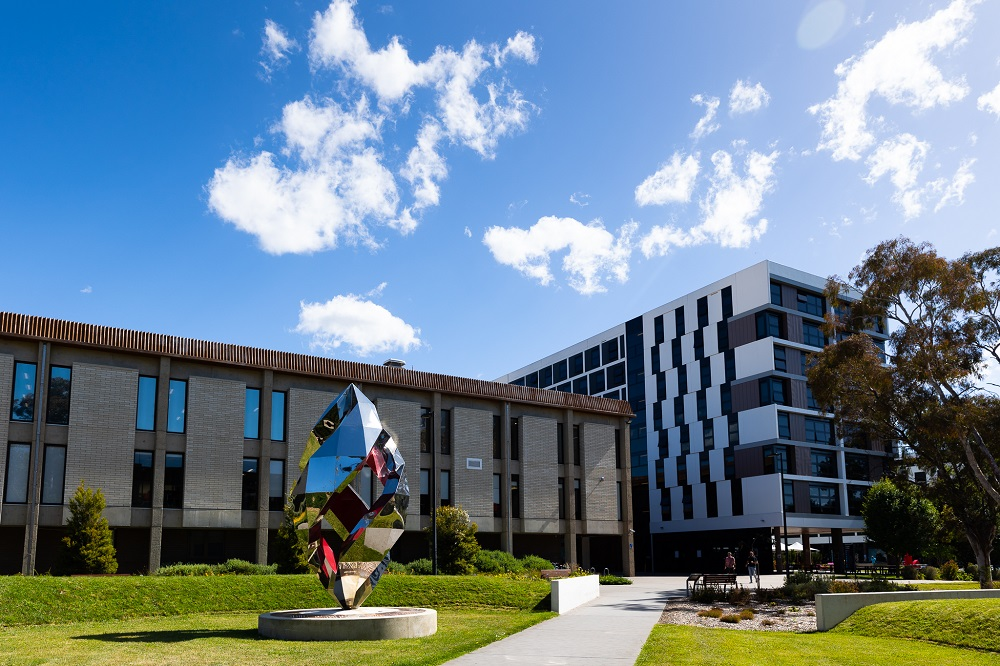
#> input picture example_image.jpg, 1000 x 666 px
$ jupyter execute intro.ipynb
#> lines starting #> are read from the running program, lines starting #| are printed output that depends on the picture
[cell 1]
import numpy as np
import matplotlib.image as mpimg
import matplotlib.pyplot as plt
import cv2

myImg = cv2.imread('example_image.jpg') #read image
#> myImg is the input picture: shape (666, 1000, 3); mean B, G, R 144.2, 128.6, 106.2
myImg_rgb = cv2.cvtColor(myImg, cv2.COLOR_BGR2RGB)  #turning to grgb

#plotting
plt.figure()
plt.imshow(myImg_rgb)
plt.axis('off')

[cell 2]
halfImg = cv2.resize(myImg_rgb, None, fx=0.5, fy=0.5)
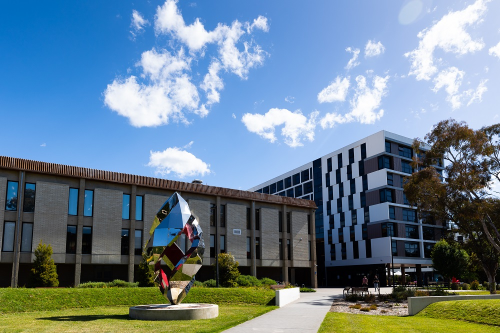
#> halfImg: shape (333, 500, 3); mean R, G, B 106.4, 128.7, 144.3
plt.figure()
plt.imshow(halfImg)
plt.axis('off')

[cell 3]
myImg_rgb.shape
#> Out = (666, 1000, 3)

[cell 4]
x = np.array([1, 23, -456, 66])
x.shape
#Create a column vector:
y = np.array([[1], [23], [-456], [66]])
y.shape
#Transpose a vector:
x.T

[cell 5]
r, g, b = myImg_rgb[:,:,0], myImg_rgb[:,:,1], myImg_rgb[:,:,2]
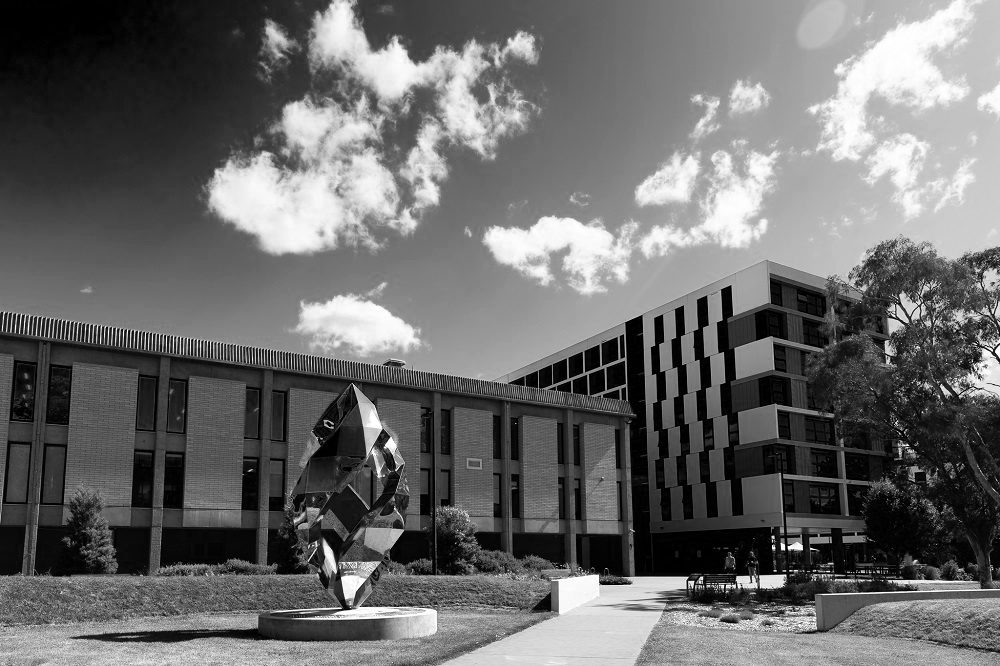
#> r: shape (666, 1000); min 0, max 255, mean 106.2
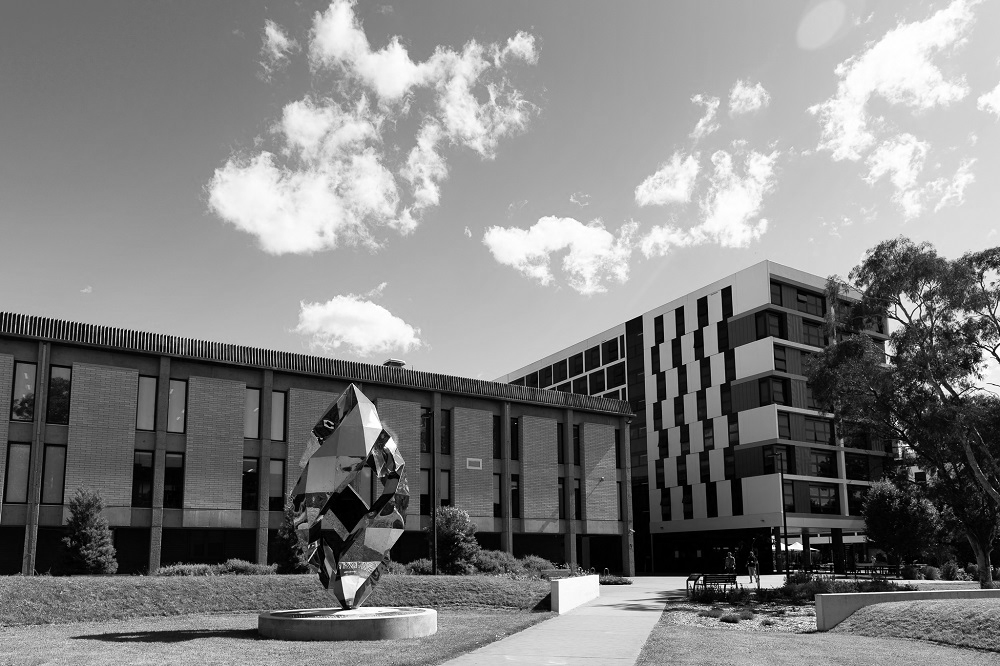
#> g: shape (666, 1000); min 0, max 255, mean 128.6
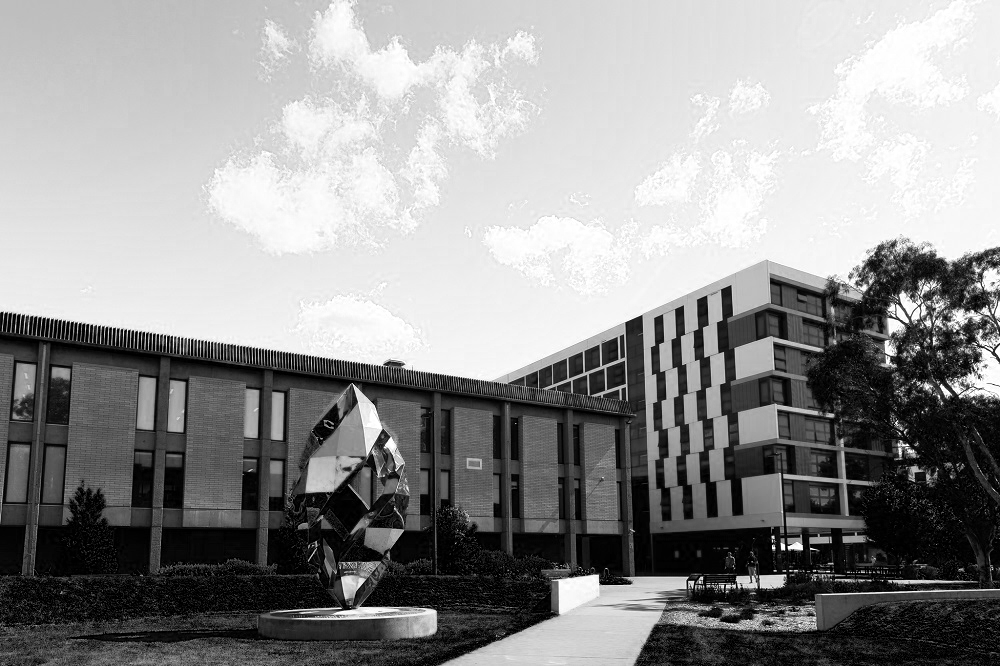
#> b: shape (666, 1000); min 0, max 255, mean 144.2

quart = cv2.resize(myImg_rgb, None, fx=0.25, fy=0.25)
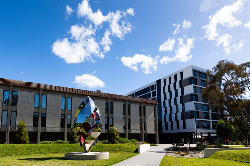
#> quart: shape (166, 250, 3); mean R, G, B 106.1, 128.6, 144.5

gray = cv2.cvtColor(quart, cv2.COLOR_RGB2GRAY) #gray values
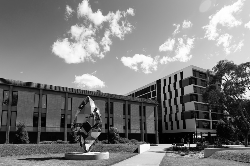
#> gray: shape (166, 250); min 0, max 254, mean 123.6

plt.figure()
plt.imshow(gray, cmap = 'gray') #this means gray
plt.axis('off')

[cell 6]
# Subplot example
plt.figure(7, figsize=(10, 6))
plt.subplot(2, 3, 1)
plt.imshow(myImg)
plt.title('Original Image')
plt.axis('off')
plt.subplot(2, 3, 2)
plt.imshow(quart)
plt.title('Resized Image')
plt.axis('off')
plt.subplot(2, 3, 3)
plt.imshow(r, cmap='gray')
plt.title('Red Channel')
plt.axis('off')
plt.subplot(2, 3, 4)
plt.imshow(gray, cmap='gray')
plt.title('Grayscale Image')
plt.axis('off')
plt.subplot(2, 3, 5)
plt.imshow(g, cmap='gray')

plt.title('Green Channel')
plt.axis('off')
plt.subplot(2, 3, 6)
plt.imshow(b, cmap='gray')
plt.title('Blue Channel')
plt.axis('off')
plt.tight_layout()
plt.show()
#> figure, not shown here; B, G, R data is drawn as R, G, B

$ run again, with DINGO3_Frame0.jpg copied over example_image.jpg
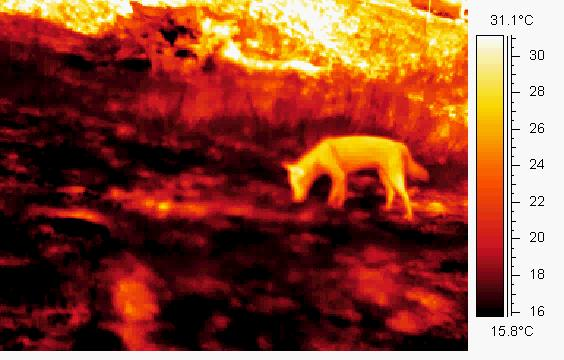
#> input picture DINGO3_Frame0.jpg, 564 x 360 px
#> myImg is the input picture: shape (360, 564, 3); mean B, G, R 54, 75.4, 142.6
#> `r, g, b = myImg_rgb[:,:,0], myImg_rgb[:,:,1], myImg_rgb[:,:,2]`:
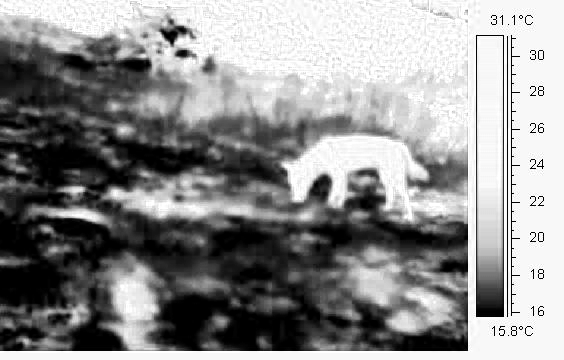
#> r: shape (360, 564); min 0, max 255, mean 142.6
#> `gray = cv2.cvtColor(quart, cv2.COLOR_RGB2GRAY)`:
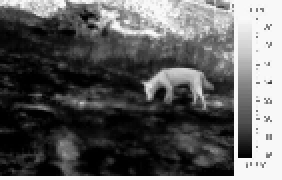
#> gray: shape (90, 141) (shown 2 times larger); min 0, max 254, mean 93.8
